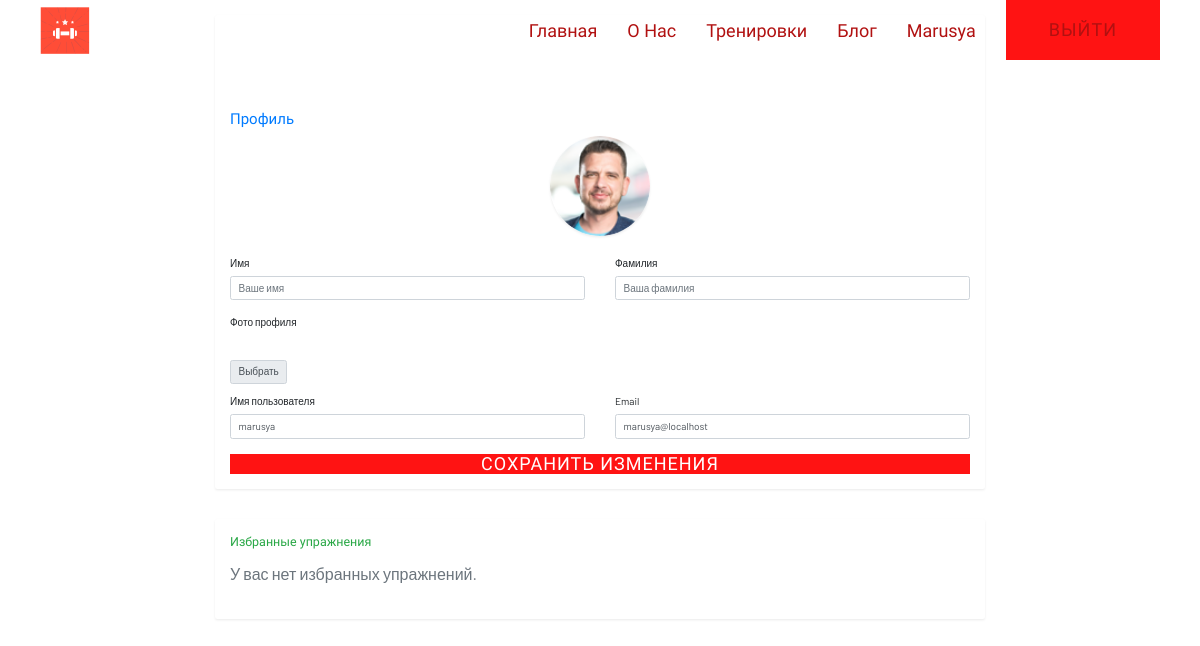
/users/profile/ (signed in), run on an earlier commit of the app's database.
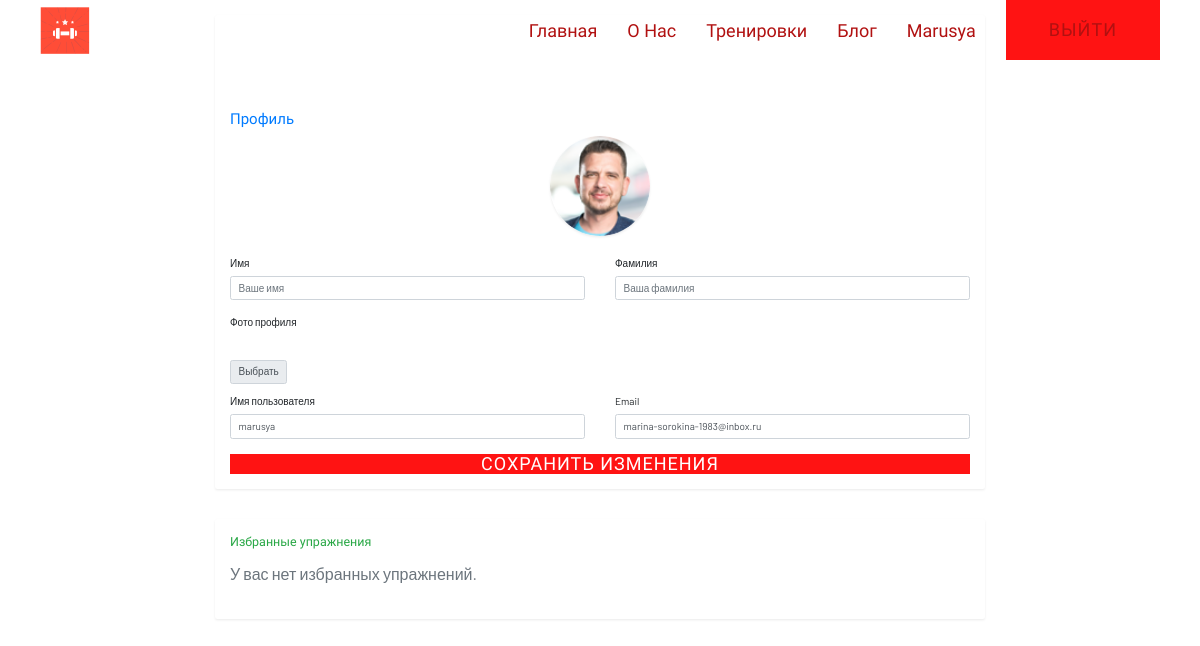
And on a later commit of the database.
### users/models.py (models this page shows, shortened)
class User(AbstractUser):
    phone = models.CharField(max_length=15, blank=True, null=True)
    image = models.ImageField(upload_to='profile_pics/', null=True, blank=True)

### users/views.py (the view, shortened to what this page needs)
# urls.py: path('profile/', views.profile, name='profile'),
@login_required
def profile(request):
    if request.method == 'POST':
        form = ProfileUpdateForm(request.POST, request.FILES, instance=request.user)
        if form.is_valid():
            form.save()
            messages.success(request, 'Профиль обновлён!')
            return redirect('profile')
    else:
        form = ProfileUpdateForm(instance=request.user)  # ← Заполняем форму текущими данными
    favourites = FavouriteExercise.objects.filter(user=request.user).select_related('exercise')
    return render(request, 'users/profile.html', {
        'form': form,
        'favourites': favourites
    })

### users/forms.py (shortened to what this page needs)
class ProfileUpdateForm(forms.ModelForm):
    class Meta:
        model = User
        fields = ['first_name', 'last_name', 'username', 'email', 'image']
        widgets = {
            'first_name': forms.TextInput(attrs={
                'class': 'form-control',
                'placeholder': 'Ваше имя'
            }),
            'last_name': forms.TextInput(attrs={
                'class': 'form-control',
                'placeholder': 'Ваша фамилия'
            }),
            'username': forms.TextInput(attrs={
                'class': 'form-control',
                'placeholder': 'Логин'
            }),
            'email': forms.EmailInput(attrs={
                'class': 'form-control',
                'placeholder': 'Email'
            }),
            'image': forms.FileInput(attrs={
                'class': 'custom-file-input'
            })
        }

### users/templates/users/profile.html (shortened to what the changed rows need)
{% extends 'coach/base.html' %}
{% load static %}
{% block css %}
<link rel="stylesheet" href="{% static 'assets/css/bootstrap.min.css' %}">
  <link rel="stylesheet" href="{% static 'assets/css/owl.carousel.min.css' %}">
  <link rel="stylesheet" href="{% static 'assets/css/slicknav.css' %}">
    <link rel="stylesheet" href="{% static 'assets/css/flaticon.css' %}">
    <link rel="stylesheet" href="{% static 'assets/css/gijgo.css' %}">
    <link rel="stylesheet" href="{% static 'assets/css/animate.min.css' %}">
    <link rel="stylesheet" href="{% static 'assets/css/animated-headline.css' %}">
  <link rel="stylesheet" href="{% static 'assets/css/magnific-popup.css' %}">
  <link rel="stylesheet" href="{% static 'assets/css/fontawesome-all.min.css' %}">
  <link rel="stylesheet" href="{% static 'assets/css/themify-icons.css' %}">
  <link rel="stylesheet" href="{% static 'assets/css/slick.css' %}">
  <link rel="stylesheet" href="{% static 'assets/css/nice-select.css' %}">
  <link rel="stylesheet" href="{% static 'assets/css/style.css' %}">
{% endblock %}
{% block content %}
<div class="container py-4">
    <div class="row justify-content-center">
        <div class="col-lg-8">
            <div class="card shadow-sm border-0 rounded-3 mb-24 pt-80">
                <div class="card-body p-4">
                    <form action="{% url 'profile' %}" method="post" enctype="multipart/form-data" class="needs-validation">
                        <div class="row g-3 pt-20">
                            <div class="col-md-6">
                                <label for="{{ form.first_name.id_for_label }}" class="form-label fw-semibold">Имя</label>
                                {{ form.first_name }}
            </div>
            <div class="col-md-6">
                <label for="{{ form.last_name.id_for_label }}" class="form-label fw-semibold">Фамилия</label>
                {{ form.last_name }}
            </div>
            <div class="col-md-6">
                <label for="{{ form.username.id_for_label }}" class="form-label fw-semibold">Имя пользователя</label>
                {{ form.username }}
            </div>
            <div class="col-md-6">
                <label for="{{ form.email.id_for_label }}" class="form-label fw-semibold">Email</label>
                {{ form.email }}
            </div>
        </div>
    </form>
</div>
</div>
</div>
</div>
{% endblock %}

### coach/templates/coach/base.html (shortened to what this page needs)
<!doctype html>
{% load static %}
<html class="no-js" lang="zxx">
<head>
    {% block css %}{% endblock %}
<header>
        <div class="header-area header-transparent">
            <div class="main-header header-sticky">
                <div class="container-fluid">
                    <div class="row align-items-center">
                        <div class="col-xl-2 col-lg-2 col-md-1">
                            <div class="logo">
                                <a href="{% url 'index' %}"><img src="{% static 'assets/img/logo/logo.png' %}" alt=""></a>
                            </div>
                        </div>
                        <div class="col-xl-10 col-lg-10 col-md-10">
                            <div class="menu-main d-flex align-items-center justify-content-end">
                                <div class="main-menu f-right d-none d-lg-block">
                                    <nav>
                                        <ul id="navigation">
                                            <li><a href="{% url 'index' %}">Главная</a></li>
                                            <li><a href="{% url 'coach' %}">О нас</a></li>
                                            <li><a href="{% url 'program' %}">Тренировки</a></li>
                                            <li><a href="{% url 'post_list' %}">Блог</a></li>
                                            {% if user.is_authenticated %}
                                                <li><a href="{% url 'profile' %}">{{ user.username }}</a></li>
                                            <div class="header-right-btn f-right d-none d-lg-block ml-30">
                                                <a href="{% url 'logout' %}" class="btn header-btn">Выйти</a>
                                            </div>
                                            {% else %}
                                            <div class="header-right-btn f-right d-none d-lg-block ml-30">
                                                <a href="{% url 'login' %}" class="btn header-btn">Войти</a>
                                            </div>
                                            {% endif %}
                                        </ul>
                                    </nav>
                                </div>
                            </div>
                        </div>
                        <div class="col-12">
                        </div>
                    </div>
                </div>
            </div>
        </div>
    </header>
</head>
<body>
{% block content %}
{% endblock %}
</body>
</html>

What changed in the data, as far as the page shows it:
changed User "Marusya": email "marusya@localhost" → "marina-sorokina-1983@inbox.ru"
